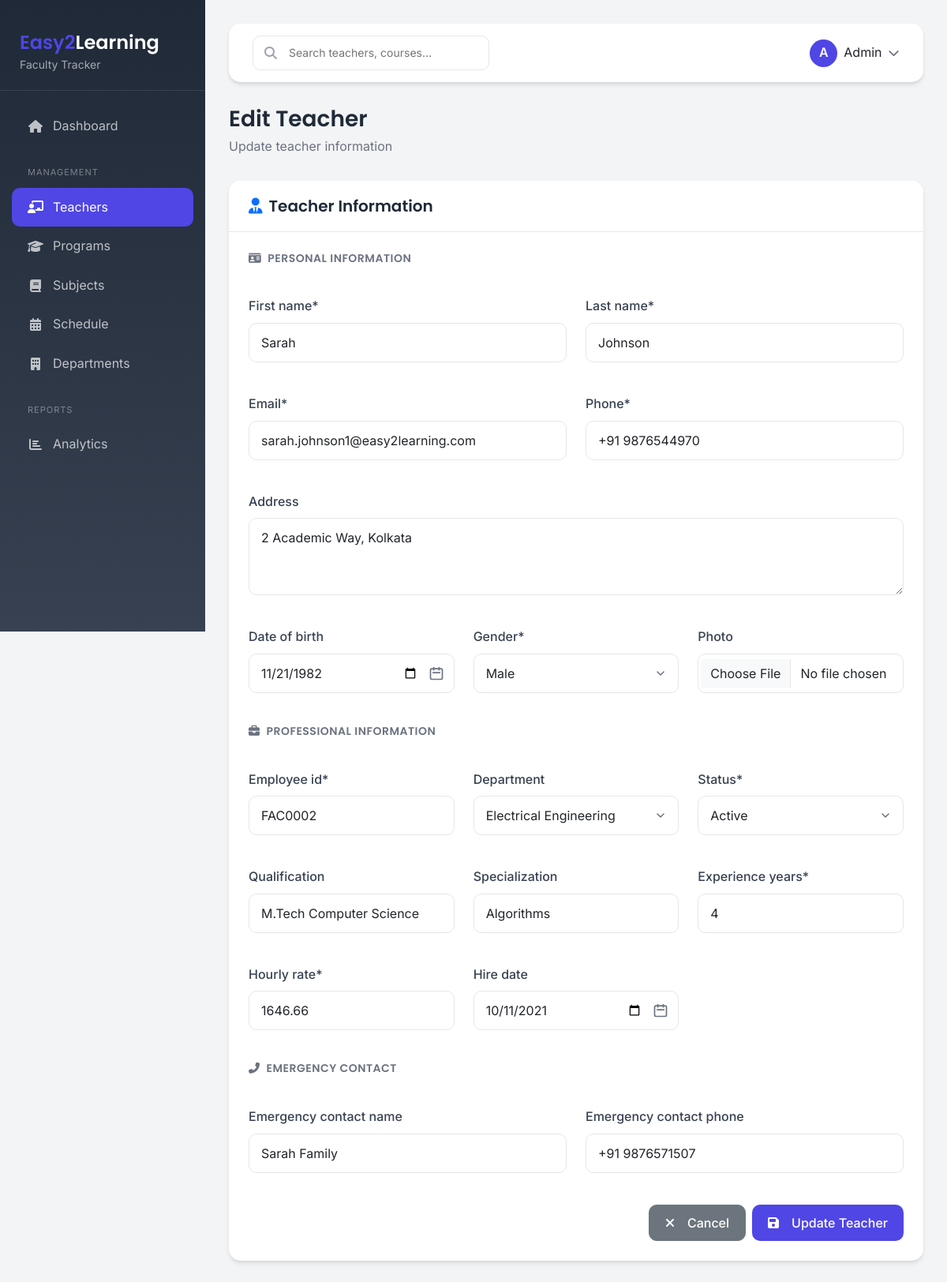
Screenshot of /teachers/12/edit/ with the database file from the repository.
### faculty/models.py (models this page shows, shortened)
class Teacher(models.Model):
    STATUS_CHOICES = [
        ('active', 'Active'),
        ('inactive', 'Inactive'),
        ('on_leave', 'On Leave'),
    ]
    GENDER_CHOICES = [
        ('male', 'Male'),
        ('female', 'Female'),
        ('other', 'Other'),
        ('prefer_not_to_say', 'Prefer not to say'),
    ]
    first_name = models.CharField(max_length=50)
    last_name = models.CharField(max_length=50)
    email = models.EmailField(unique=True)
    phone = models.CharField(max_length=20)
    address = models.TextField(blank=True)
    date_of_birth = models.DateField(null=True, blank=True)
    gender = models.CharField(max_length=20, choices=GENDER_CHOICES, default='prefer_not_to_say')
    photo = models.ImageField(upload_to='teachers/', null=True, blank=True)
    employee_id = models.CharField(max_length=20, unique=True)
    department = models.ForeignKey(Department, on_delete=models.SET_NULL, null=True, blank=True)
    qualification = models.CharField(max_length=100, blank=True)
    specialization = models.CharField(max_length=100, blank=True)
    experience_years = models.PositiveIntegerField(default=0)
    hourly_rate = models.DecimalField(max_digits=10, decimal_places=2, default=0.00)
    status = models.CharField(max_length=20, choices=STATUS_CHOICES, default='active')
    emergency_contact_name = models.CharField(max_length=100, blank=True)
    emergency_contact_phone = models.CharField(max_length=20, blank=True)
    hire_date = models.DateField(null=True, blank=True)
    created_at = models.DateTimeField(auto_now_add=True)
    updated_at = models.DateTimeField(auto_now=True)
    class Meta:
        verbose_name = 'Teacher'
        verbose_name_plural = 'Teachers'
        ordering = ['last_name', 'first_name']

### faculty/views.py (the view, shortened to what this page needs)
# urls.py: path('teachers/<int:pk>/edit/', TeacherUpdateView.as_view(), name='teacher_edit'),
class TeacherUpdateView(UpdateView):
    model = Teacher
    form_class = TeacherForm
    template_name = 'faculty/teacher_form.html'
    success_url = reverse_lazy('faculty:teacher_list')

### faculty/models.py (called while the page is built)
    def __str__(self):
        return self.name

### templates/faculty/teacher_form.html (shortened to what this page needs)
{% extends 'base.html' %}
{% load crispy_forms_tags %}
{% block content %}
<div class="page-header">
    <h1>{% if object %}Edit Teacher{% else %}Add New Teacher{% endif %}</h1>
    <p>{% if object %}Update teacher information{% else %}Enter the new teacher's details{% endif %}</p>
</div>
<div class="content-card animate-fadeInUp">
    <div class="content-card-header">
        <h5><i class="fas fa-user-tie me-2 text-primary"></i>Teacher Information</h5>
    </div>
    <div class="content-card-body">
        <form method="POST" enctype="multipart/form-data" class="needs-validation" novalidate>
            <div class="row g-4">
                <div class="col-12">
                    <h6 class="text-muted mb-3">
                        <i class="fas fa-id-card me-2"></i>Personal Information
                    </h6>
                </div>
                <div class="col-md-6">
                    {{ form.first_name|as_crispy_field }}
                </div>
                <div class="col-md-6">
                    {{ form.last_name|as_crispy_field }}
                </div>
                <div class="col-md-6">
                    {{ form.email|as_crispy_field }}
                </div>
                <div class="col-md-6">
                    {{ form.phone|as_crispy_field }}
                </div>
                <div class="col-12">
                    {{ form.address|as_crispy_field }}
                </div>
                <div class="col-md-4">
                    {{ form.date_of_birth|as_crispy_field }}
                </div>
                <div class="col-md-4">
                    {{ form.gender|as_crispy_field }}
                </div>
                <div class="col-md-4">
                    {{ form.photo|as_crispy_field }}
                </div>
                <div class="col-12 mt-4">
                    <h6 class="text-muted mb-3">
                        <i class="fas fa-briefcase me-2"></i>Professional Information
                    </h6>
                </div>
                <div class="col-md-4">
                    {{ form.employee_id|as_crispy_field }}
                </div>
                <div class="col-md-4">
                    {{ form.department|as_crispy_field }}
                </div>
                <div class="col-md-4">
                    {{ form.status|as_crispy_field }}
                </div>
                <div class="col-md-4">
                    {{ form.qualification|as_crispy_field }}
                </div>
                <div class="col-md-4">
                    {{ form.specialization|as_crispy_field }}
                </div>
                <div class="col-md-4">
                    {{ form.experience_years|as_crispy_field }}
                </div>
                <div class="col-md-4">
                    {{ form.hourly_rate|as_crispy_field }}
                </div>
                <div class="col-md-4">
                    {{ form.hire_date|as_crispy_field }}
                </div>
                <div class="col-12 mt-4">
                    <h6 class="text-muted mb-3">
                        <i class="fas fa-phone-alt me-2"></i>Emergency Contact
                    </h6>
                </div>
                <div class="col-md-6">
                    {{ form.emergency_contact_name|as_crispy_field }}
                </div>
                <div class="col-md-6">
                    {{ form.emergency_contact_phone|as_crispy_field }}
                </div>
            </div>
            <div class="row mt-4">
                <div class="col-12 d-flex justify-content-end gap-2">
                    <a href="{% url 'faculty:teacher_list' %}" class="btn btn-secondary">
                        <i class="fas fa-times me-2"></i>Cancel
                    </a>
                    <button type="submit" class="btn btn-primary">
                        <i class="fas fa-save me-2"></i>{% if object %}Update{% else %}Save{% endif %} Teacher
                    </button>
                </div>
            </div>
        </form>
    </div>
</div>
{% endblock %}

### static/faculty/css/style.css (style rules this page uses)
:root { --primary-color: #4f46e5; --primary-light: #818cf8; --primary-dark: #4338ca; --secondary-color: #6b7280; --success-color: #10b981; --warning-color: #f59e0b; --danger-color: #ef4444; --info-color: #3b82f6; --light-bg: #f3f4f6; --dark-bg: #1f2937; --card-shadow: 0 4px 6px -1px rgba(0, 0, 0, 0.1), 0 2px 4px -1px rgba(0, 0, 0, 0.06); --hover-shadow: 0 10px 15px -3px rgba(0, 0, 0, 0.1), 0 4px 6px -2px rgba(0, 0, 0, 0.05); --transition-fast: 0.15s ease; --transition-normal: 0.3s ease; --transition-slow: 0.5s ease; --border-radius: 15px; --border-radius-sm: 10px; --border-radius-lg: 20px; }
* { margin: 0; padding: 0; box-sizing: border-box; }
body { font-family: 'Inter', -apple-system, BlinkMacSystemFont, 'Segoe UI', Roboto, sans-serif; background-color: var(--light-bg); color: #1f2937; line-height: 1.6; }
h1, h2, h3, h4, h5, h6 { font-family: 'Poppins', sans-serif; font-weight: 600; color: #1f2937; }
.animate-fadeInUp { animation: fadeInUp var(--transition-normal) ease forwards; }
.content-card { background: #fff; border-radius: var(--border-radius); box-shadow: var(--card-shadow); margin-bottom: 30px; transition: all var(--transition-normal); }
.content-card-header { padding: 20px 25px; border-bottom: 1px solid #e5e7eb; display: flex; justify-content: space-between; align-items: center; }
.content-card-header h5 { margin: 0; font-weight: 600; color: #1f2937; }
.content-card-body { padding: 25px; }
.btn { padding: 10px 20px; border-radius: var(--border-radius-sm); font-weight: 500; transition: all var(--transition-normal); display: inline-flex; align-items: center; justify-content: center; gap: 8px; }
.btn-primary { background: var(--primary-color); border: none; color: #fff; }
.form-control, .form-select { border-radius: var(--border-radius-sm); border: 1px solid #e5e7eb; padding: 12px 15px; transition: all var(--transition-fast); }
.form-label { font-weight: 500; color: #374151; margin-bottom: 8px; }
.page-header { margin-bottom: 30px; animation: fadeInUp var(--transition-normal) ease; }
.page-header h1 { font-size: 28px; font-weight: 600; color: #1f2937; margin-bottom: 5px; }
.page-header p { color: var(--secondary-color); margin: 0; }

### templates/base.html (style rules this page uses)
:root { --primary-color: #4f46e5; --secondary-color: #6b7280; --success-color: #10b981; --warning-color: #f59e0b; --danger-color: #ef4444; --info-color: #3b82f6; --light-bg: #f3f4f6; --dark-bg: #1f2937; --card-shadow: 0 4px 6px -1px rgba(0, 0, 0, 0.1), 0 2px 4px -1px rgba(0, 0, 0, 0.06); --hover-shadow: 0 10px 15px -3px rgba(0, 0, 0, 0.1), 0 4px 6px -2px rgba(0, 0, 0, 0.05); }
* { margin: 0; padding: 0; box-sizing: border-box; }
body { font-family: 'Inter', sans-serif; background-color: var(--light-bg); min-height: 100vh; }
.page-header { margin-bottom: 30px; animation: fadeInUp 0.5s ease; }
.page-header h1 { font-size: 28px; font-weight: 600; color: #1f2937; margin-bottom: 5px; }
.page-header p { color: #6b7280; margin: 0; }
.content-card { background: #fff; border-radius: 15px; box-shadow: var(--card-shadow); margin-bottom: 30px; animation: fadeInUp 0.5s ease; }
.content-card-header { padding: 20px 25px; border-bottom: 1px solid #e5e7eb; display: flex; justify-content: space-between; align-items: center; }
.content-card-header h5 { margin: 0; font-weight: 600; color: #1f2937; }
.content-card-body { padding: 25px; }
.btn { padding: 10px 20px; border-radius: 10px; font-weight: 500; transition: all 0.3s ease; }
.btn-primary { background: var(--primary-color); border: none; }
.form-control, .form-select { border-radius: 10px; border: 1px solid #e5e7eb; padding: 12px 15px; transition: all 0.3s ease; }
.form-label { font-weight: 500; color: #374151; margin-bottom: 8px; }
.custom-select, .form-select { background-position: right 12px center; background-repeat: no-repeat; background-size: 20px; padding-right: 45px; cursor: pointer; appearance: none; -webkit-appearance: none; -moz-appearance: none; }
input[type="date"] { background-position: right 12px center; background-repeat: no-repeat; background-size: 20px; padding-right: 45px; }
.animate-fadeInUp { animation: fadeInUp 0.5s ease forwards; }

### templates/faculty/teacher_form.html (style rules this page uses)
.form-control, .form-select { border-radius: 10px; padding: 12px 15px; }
.form-label { font-weight: 500; color: #374151; margin-bottom: 8px; }
.text-muted { color: #6b7280 !important; font-size: 0.875rem; text-transform: uppercase; letter-spacing: 0.5px; }

### rows the page displays
Teacher: first_name "Sarah", last_name "Johnson", email "sarah.johnson1@easy2learning.com", phone "+91 9876544970", address "2 Academic Way, Kolkata", date_of_birth "11/21/1982", gender "Male", employee_id "FAC0002", department "Electrical Engineering", status "Active", qualification "M.Tech Computer Science", specialization "Algorithms", experience_years "4", hourly_rate "1646.66", hire_date "10/11/2021", emergency_contact_name "Sarah Family", emergency_contact_phone "+91 9876571507"
